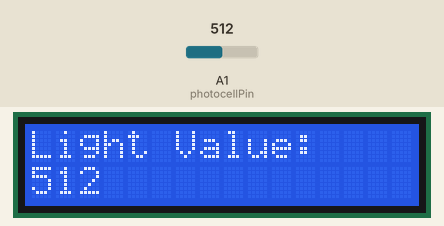
Recording of a sketch running on a simulated Arduino Uno, built with avr-gcc and run on an emulated ATmega328P. On the bench: 16×2 character LCD. The inputs (shaded band) are chosen by the test bench; at power-on: A1 (photocellPin) = 512.

Above: at 1.26 s.
1.3 s: A1 (photocellPin) set to 716
At 1.52 s:
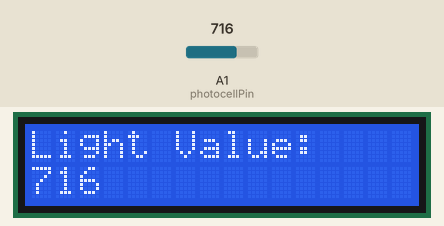
4.3 s: A1 (photocellPin) set to 900
At 4.55 s:
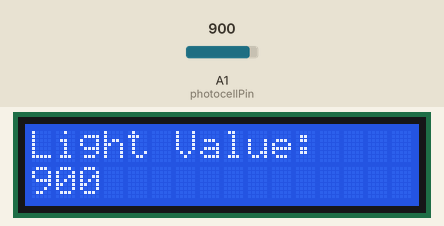
5.8 s: A1 (photocellPin) set to 1023
At 6.33 s:
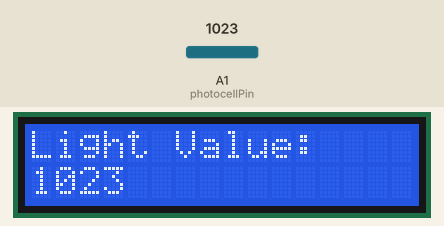
Timing chart, 0 to 8.8 s (numbered marks = the images above; inputs shaded):
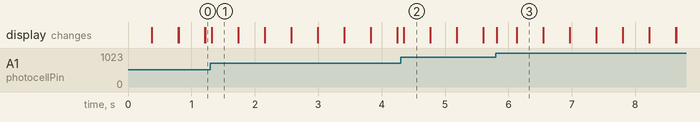

The sketch:

lcd_light_value_reader.ino
```cpp
/*

  The circuit:
 * LCD RS pin to digital pin 12
 * LCD Enable pin to digital pin 11
 * LCD D4 pin to digital pin 5
 * LCD D5 pin to digital pin 4
 * LCD D6 pin to digital pin 3
 * LCD D7 pin to digital pin 2
 * LCD R/W pin to ground
 * LCD VSS pin to ground
 * LCD VCC pin to 5V
 * 10K resistor:
 * ends to +5V and ground
 * wiper to LCD VO pin (pin 3)

*/

#include <LiquidCrystal.h>
const int rs = 12, en = 11, d4 = 5, d5 = 4, d6 = 3, d7 = 2;
LiquidCrystal lcd(rs, en, d4, d5, d6, d7);

int photocellPin = 1;
int photocellReading;

void setup() {
  lcd.begin(16, 2);
}

void loop() {

  lcd.print("Light Value:");
  photocellReading = analogRead(photocellPin);

  lcd.setCursor(0, 1);
  lcd.print(photocellReading);
  delay(100);
  lcd.clear();
}
```

Measured:
- after the input at 1.3 s, the display: changes at once (image 1)
- after the input at 4.3 s, the display: changes after 0.05 s (image 2)
- after the input at 5.8 s, the display: changes at once (image 3)
- what the display in image 1 shows lasts 0.4 s, from 1.3 s to 1.7 s
